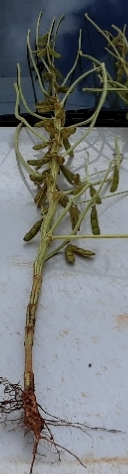
#> input picture src/server/imageRecognition/resources/rawData/01_SELECT21/043a64ac-fa77-42c8-a8c0-3d9868a55716_1.jpg, 128 x 474 px, found by its file name; its folder holds 4 pictures in this run
$ python image_treatment.py
#> lines starting #> are read from the running program, lines starting #| are printed output that depends on the picture
import os
import cv2
import numpy as np
from PIL import Image


def fill_and_resize_from_folder(folder_name):
#> called with folder_name = '01_SELECT21'
    images_path = os.listdir(folder_name)

    for image_path in images_path:
        image_to_resize = cv2.imread(folder_name + "\\" + image_path)
#> image_to_resize is the input picture: shape (474, 128, 3); mean B, G, R 121.2, 119.4, 115.8
        original_image_height, original_image_width = image_to_resize.shape[:2]
#> original_image_height = 474; original_image_width = 128

        blank_image = np.zeros((1100, 1100, 3), np.uint8)
        blank_image[:, :] = (0, 0, 0)
        blank_image_height, blank_image_width = blank_image.shape[:2]

        filled_image = blank_image.copy()

        y_offset = round((blank_image_height - original_image_height) / 2)
#> y_offset = 313
        x_offset = round((blank_image_width - original_image_width) / 2)
#> x_offset = 486

        filled_image[y_offset: y_offset + original_image_height, x_offset: x_offset + original_image_width]\
            = image_to_resize.copy()
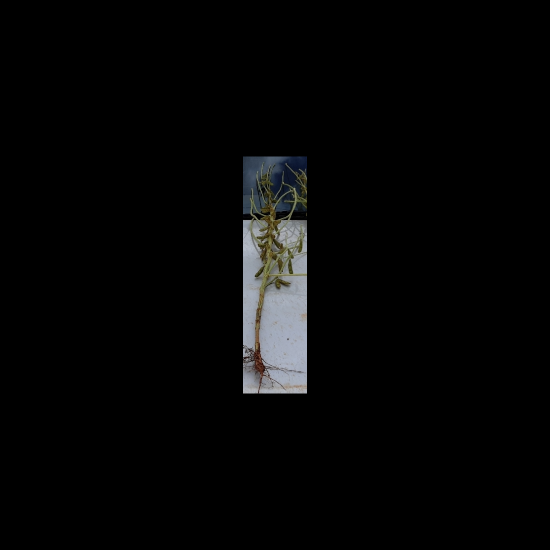
#> filled_image: shape (1100, 1100, 3) (shown at 1/2 size); mean B, G, R 6.1, 6, 5.8

        save(image_path, filled_image)
#> pass 2 of the loop in fill_and_resize_from_folder, `for image_path in images_path:`:
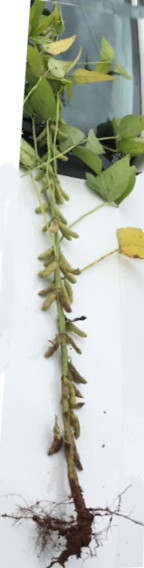
#> input picture src/server/imageRecognition/resources/rawData/01_SELECT21/08dc37ce-6062-4e18-aef5-10b8526605b3_1.jpg, 144 x 568 px, found by its file name
#> in fill_and_resize_from_folder, image_to_resize is the input picture: shape (568, 144, 3); mean B, G, R 179.1, 190.4, 185.2
#> in fill_and_resize_from_folder, `filled_image[y_offset: y_offset + original_image_height, x_offset: x_o..`:
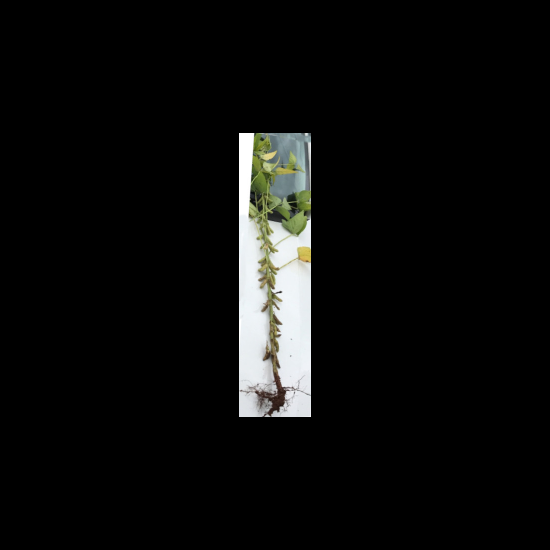
#> filled_image: shape (1100, 1100, 3) (shown at 1/2 size); mean B, G, R 12.1, 12.9, 12.5
#> pass 3 of the loop in fill_and_resize_from_folder, `for image_path in images_path:`:
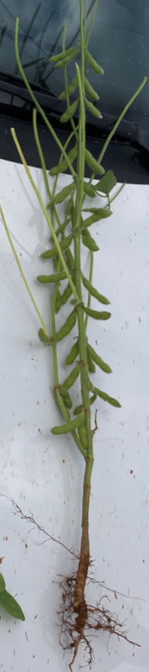
#> input picture src/server/imageRecognition/resources/rawData/01_SELECT21/10b61a21-2854-43be-9035-c2f94ff7d651_1.jpg, 149 x 672 px, found by its file name
#> in fill_and_resize_from_folder, image_to_resize is the input picture: shape (672, 149, 3); mean B, G, R 146, 147.3, 140.7
#> in fill_and_resize_from_folder, `filled_image[y_offset: y_offset + original_image_height, x_offset: x_o..`:
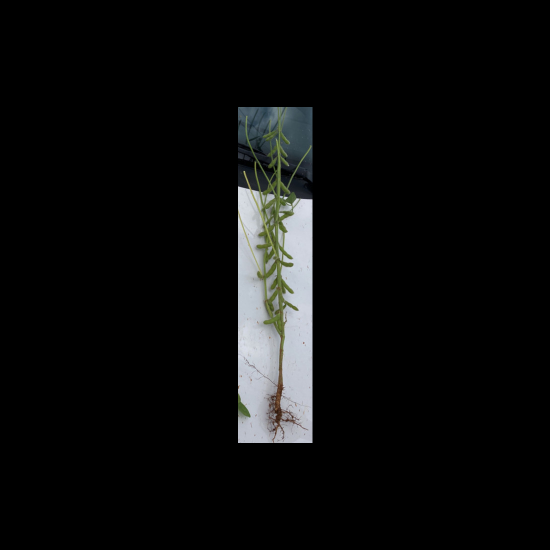
#> filled_image: shape (1100, 1100, 3) (shown at 1/2 size); mean B, G, R 12.1, 12.2, 11.6
#> the loop made 4 passes; the first 3 are shown


def resize(image):
    return image.resize((512, 512), Image.Resampling.LANCZOS)


def save(image_name, image):
    cv2.imwrite("../trainData/images/" + image_name, image)


fill_and_resize_from_folder("01_SELECT21")
fill_and_resize_from_folder("01_SELECT22")
#> (the run stopped early here; a loop or call above may not have finished)
